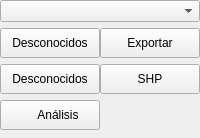
             <widget class="QWidget" name="g_estadisticas" native="true">
              <property name="sizePolicy">
               <sizepolicy hsizetype="Preferred" vsizetype="Minimum">
                <horstretch>0</horstretch>
                <verstretch>0</verstretch>
               </sizepolicy>
              </property>
              <property name="minimumSize">
               <size>
                <width>0</width>
                <height>0</height>
               </size>
              </property>
              <property name="maximumSize">
               <size>
                <width>16777215</width>
                <height>16777215</height>
               </size>
              </property>
              <layout class="QGridLayout" name="gridLayout">
               <property name="leftMargin">
                <number>0</number>
               </property>
               <property name="topMargin">
                <number>0</number>
               </property>
               <property name="rightMargin">
                <number>0</number>
               </property>
               <property name="bottomMargin">
                <number>8</number>
               </property>
               <property name="horizontalSpacing">
                <number>0</number>
               </property>
               <property name="verticalSpacing">
                <number>6</number>
               </property>
               <item row="1" column="0">
                <widget class="QPushButton" name="statDesc">
                 <property name="minimumSize">
                  <size>
                   <width>100</width>
                   <height>30</height>
                  </size>
                 </property>
                 <property name="maximumSize">
                  <size>
                   <width>100</width>
                   <height>16777215</height>
                  </size>
                 </property>
                 <property name="text">
                  <string>Desconocidos</string>
                 </property>
                 <property name="icon">
                  <iconset resource="rsc/ficheros.qrc">
                   <normaloff>:/icons/desconocido.png</normaloff>:/icons/desconocido.png</iconset>
                 </property>
                </widget>
               </item>
               <item row="0" column="0" colspan="2">
                <widget class="QComboBox" name="cb_stats">
                 <property name="minimumSize">
                  <size>
                   <width>103</width>
                   <height>0</height>
                  </size>
                 </property>
                </widget>
               </item>
               <item row="1" column="1">
                <widget class="QPushButton" name="statExport">
                 <property name="minimumSize">
                  <size>
                   <width>100</width>
                   <height>30</height>
                  </size>
                 </property>
                 <property name="maximumSize">
                  <size>
                   <width>100</width>
                   <height>16777215</height>
                  </size>
                 </property>
                 <property name="text">
                  <string>Exportar</string>
                 </property>
                 <property name="icon">
                  <iconset resource="rsc/ficheros.qrc">
                   <normaloff>:/img/exportar</normaloff>:/img/exportar</iconset>
                 </property>
                </widget>
               </item>
               <item row="2" column="1">
                <widget class="QPushButton" name="lshp">
                 <property name="minimumSize">
                  <size>
                   <width>100</width>
                   <height>30</height>
                  </size>
                 </property>
                 <property name="maximumSize">
                  <size>
                   <width>100</width>
                   <height>16777215</height>
                  </size>
                 </property>
                 <property name="text">
                  <string>SHP</string>
                 </property>
                 <property name="icon">
                  <iconset resource="rsc/ficheros.qrc">
                   <normaloff>:/img/exportar</normaloff>:/img/exportar</iconset>
                 </property>
                </widget>
               </item>
               <item row="2" column="0">
                <widget class="QPushButton" name="tablaDesc">
                 <property name="minimumSize">
                  <size>
                   <width>100</width>
                   <height>30</height>
                  </size>
                 </property>
                 <property name="maximumSize">
                  <size>
                   <width>100</width>
                   <height>16777215</height>
                  </size>
                 </property>
                 <property name="text">
                  <string>Desconocidos</string>
                 </property>
                 <property name="icon">
                  <iconset resource="rsc/ficheros.qrc">
                   <normaloff>:/icons/tabla.png</normaloff>:/icons/tabla.png</iconset>
                 </property>
                </widget>
               </item>
               <item row="3" column="0">
                <widget class="QPushButton" name="AnaDesc">
                 <property name="minimumSize">
                  <size>
                   <width>100</width>
                   <height>30</height>
                  </size>
                 </property>
                 <property name="maximumSize">
                  <size>
                   <width>100</width>
                   <height>16777215</height>
                  </size>
                 </property>
                 <property name="text">
                  <string>     Análisis</string>
                 </property>
                 <property name="icon">
                  <iconset resource="rsc/ficheros.qrc">
                   <normaloff>:/icons/tabla.png</normaloff>:/icons/tabla.png</iconset>
                 </property>
                </widget>
               </item>
              </layout>
             </widget>
